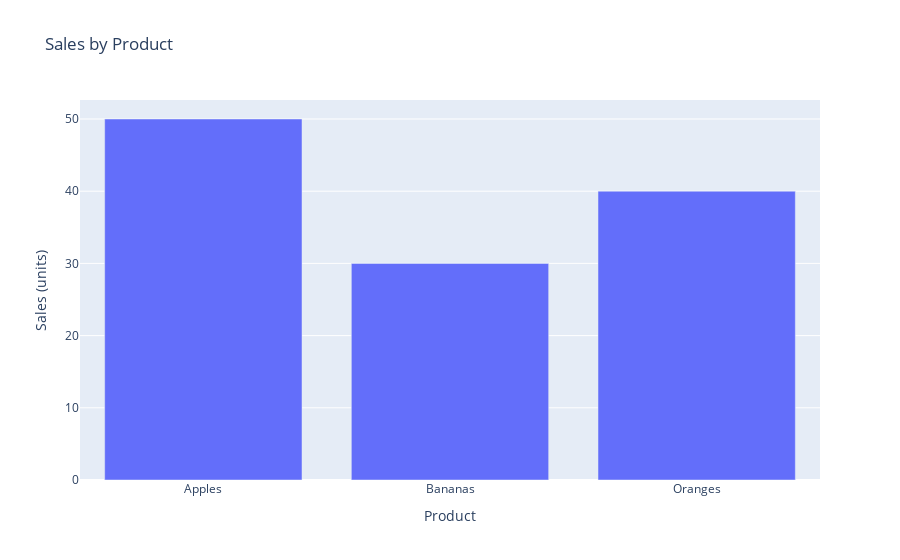

The notebook cell saved with this chart:
### Code cell


### Figure 1 — Plotly figure (JSON) as saved in the notebook; plotly's stock layout.template omitted (floating-point values rounded to 4 significant figures)
{"data": [{"hovertemplate": "Product=%{x}<br>Sales (units)=%{y}<extra></extra>", "legendgroup": "", "marker": {"color": "#636efa", "pattern": {"shape": ""}}, "name": "", "orientation": "v", "showlegend": false, "textposition": "auto", "type": "bar", "x": ["Apples", "Bananas", "Oranges"], "xaxis": "x", "y": [50, 30, 40], "yaxis": "y"}], "layout": {"barmode": "relative", "legend": {"tracegroupgap": 0}, "title": {"text": "Sales by Product"}, "xaxis": {"anchor": "y", "domain": [0, 1], "title": {"text": "Product"}}, "yaxis": {"anchor": "x", "domain": [0, 1], "title": {"text": "Sales (units)"}}}}
